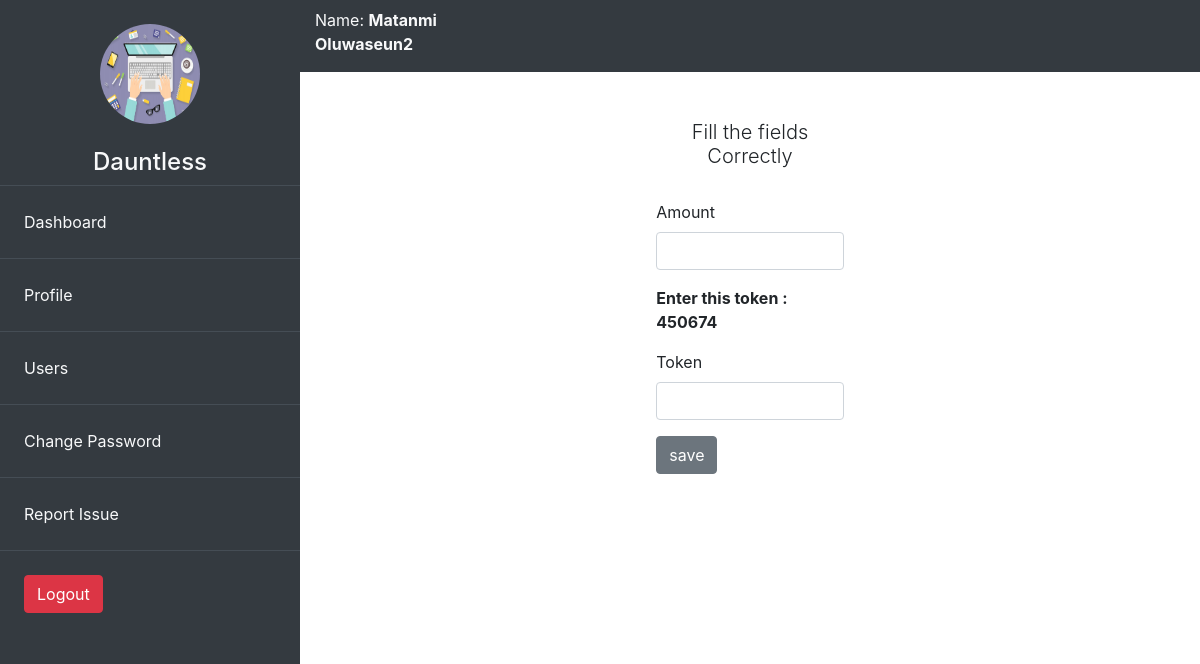
Page /accounts/save-money/ (signed in) on the committed database.
### accounts/models.py (models this page shows, shortened)
class User(AbstractUser):
    pass

class Account(models.Model):
    user = models.OneToOneField(User, on_delete=models.CASCADE)
    image = models.ImageField(null=True, blank=True, upload_to='images/')
    sec_num = models.IntegerField(default=get_secret_num())
    acc_bal = models.IntegerField(default=0)
    gender = models.CharField(max_length=20, choices=gender, blank=True)

### accounts/transactions.py (the view, shortened to what this page needs)
# urls.py: path('save-money/', transactions.savemoney_view, name='savemoney'),
@login_required(login_url='/accounts/login')
def savemoney_view(request):
    qs = User.objects.get(username = request.user.username)
    token = random.randint(111111, 999999)
    name = 'saveform.html'
    context = {
        'token':token
    }
    return render(request, name, context)

### accounts/templates/saveform.html (shortened to what this page needs)
{% extends 'base.html' %}
{% block content %}
    <div class="col-3 mx-auto m-5">
        <h4 class="lead text-center">Fill the fields Correctly</h4>
        <br>
        <form method="POST">
            <div class="form-group">
                <label for="">Amount</label>
                <input type="number" class="form-control" name='amount'>
            </div>
            <div class="form-group">
                <p><b>Enter this token : {{ token }}</b></p>
                <label for="">Token</label>
                <input type="number" class="form-control" name='token'>
            </div>
            <div class="form-group">
                <input type="submit" class="btn btn-secondary" value="save">
            </div>
        </form>
    </div>
{% endblock %}

### template/base.html (shortened to what this page needs)
<!DOCTYPE html>
{% load static %}
{% load humanize %}
<html lang="en">
<head>
    <link rel="stylesheet" href="{% static 'css/bootstrap.css' %}">
</head>
<body>
    <div class="container-fluid">
        <div class="row" style="height: 100vh;">
            <div class="col-3 bg-dark p-0">
                <div class='text-center m-4'>
                    <img src="{% if user.account.image %}
                    {{user.account.image.url }}
                    {% else %}
                    {% static 'images/icon.png' %}
                    {% endif %}
                    "
                    alt="" width="100px" height="100px" class="rounded-circle">
                </div>
                <div class="text-center text-light">
                    <h4>{{ user.username.title }}</h4>
                </div>
                <div class="">
                    <table class="table table-hover table-dark">
                        <tr >
                            <td class="p-4 "><a href="{% url 'accounts:dashboard' %}" class="text-light">Dashboard</a></td>
                        </tr>
                        <tr >
                            <td class="p-4"><a href="{% url 'accounts:profile' %}" class="text-light">Profile</a></td>
                        </tr>
                        {% if user.is_staff %}
                        <tr >
                            <td class="p-4 "><a href="{% url 'accounts:users' %}" class="text-light">Users</a></td>
                        </tr>
                        {% endif %}
                        <tr>
                            <td class="p-4"><a href="{% url 'accounts:passwordChange' %}" class="text-light">Change Password</a></td>
                        </tr>
                        <tr>
                            <td class="p-4 "><a href="{% url 'accounts:report' %}" class="text-light">Report Issue</a></td>
                        </tr>
                        <tr>
                            <td class="p-4"><a href="{% url 'accounts:logout' %}" class="btn btn-danger">Logout</a></td>
                        </tr>
                    </table>
                </div>
            </div>
            <div class="col-9">
                <div class="row bg-dark pt-2 text-light">
                    <div class="col-3">
                        <p>Name: <b>{{ user.get_full_name }}</b></p>
                    </div>
                </div>
                {% block content %}{% endblock content %}
            </div>
        </div>
    </div>
</body>
</html>

### rows in the picture
User: image (picture), username "Dauntless", get_full_name "Matanmi Oluwaseun2"

### other values in the picture
{{ token }} "450674"
